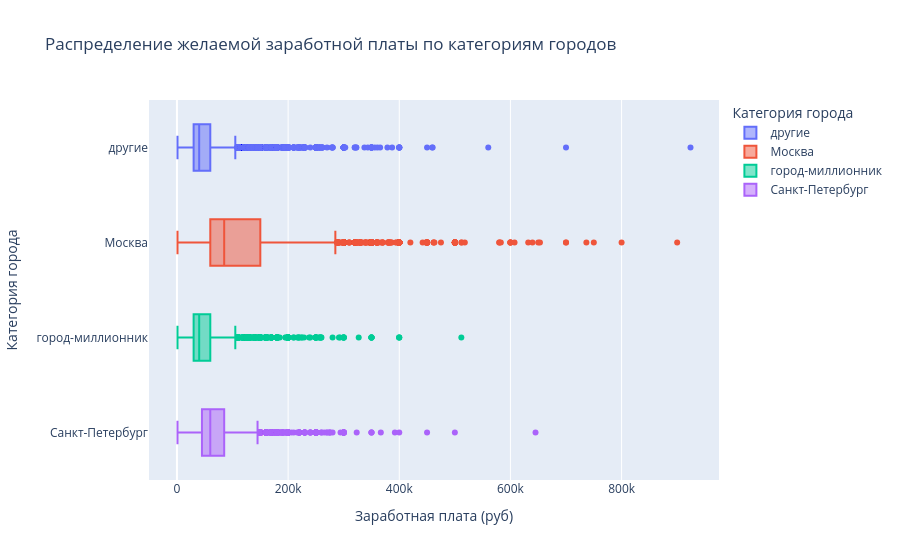

Notebook code cell kept with this figure:
### Markdown cell above
5. Постройте диаграмму, которая показывает распределение желаемой заработной платы (**"ЗП (руб)"**) в зависимости от города (**"Город"**). Используйте для диаграммы данные о резюме, где желая заработная плата меньше 1 млн рублей.
*Сделайте выводы по полученной диаграмме: как соотносятся медианные уровни желаемой заработной платы и их размах в городах? Как вы считаете, важен ли признак города при прогнозировании заработной платы?*

### Code cell
import plotly.express as px

# 1. Снова фильтруем тех, у кого ожидаемая ЗП меньше 1 миллиона (если вдруг датафрейм не фильтрован)
filtered_data = dst_data[dst_data['ЗП (руб)'] < 1000000]

# 2. Строим коробчатую диаграмму
fig = px.box(
    filtered_data,
    x="ЗП (руб)",
    y="Город",         # Группируем по городам
    color="Город",     # Для наглядности каждому городу свой цвет
    title="Распределение желаемой заработной платы по категориям городов",
    labels={"ЗП (руб)": "Заработная плата (руб)", "Город": "Категория города"}
)

fig.show()
fig.write_html("Pics/salary_by_city.html")

### Figure 1 — Plotly figure (JSON) as saved in the notebook; plotly's stock layout.template omitted (floating-point values rounded to 4 significant figures; data arrays with more than 128 entries replaced by an {"elided": "..."} marker saying what was removed)
{"data": [{"alignmentgroup": "True", "hovertemplate": "Категория города=%{y}<br>Заработная плата (руб)=%{x}<extra></extra>", "legendgroup": "другие", "marker": {"color": "#636efa"}, "name": "другие", "notched": false, "offsetgroup": "другие", "orientation": "h", "showlegend": true, "type": "box", "x": {"elided": "15739 float values"}, "x0": " ", "xaxis": "x", "y": {"elided": "15739 str values"}, "y0": " ", "yaxis": "y"}, {"alignmentgroup": "True", "hovertemplate": "Категория города=%{y}<br>Заработная плата (руб)=%{x}<extra></extra>", "legendgroup": "Москва", "marker": {"color": "#EF553B"}, "name": "Москва", "notched": false, "offsetgroup": "Москва", "orientation": "h", "showlegend": true, "type": "box", "x": {"elided": "16537 float values"}, "x0": " ", "xaxis": "x", "y": {"elided": "16537 str values"}, "y0": " ", "yaxis": "y"}, {"alignmentgroup": "True", "hovertemplate": "Категория города=%{y}<br>Заработная плата (руб)=%{x}<extra></extra>", "legendgroup": "город-миллионник", "marker": {"color": "#00cc96"}, "name": "город-миллионник", "notched": false, "offsetgroup": "город-миллионник", "orientation": "h", "showlegend": true, "type": "box", "x": {"elided": "7297 float values"}, "x0": " ", "xaxis": "x", "y": {"elided": "7297 str values"}, "y0": " ", "yaxis": "y"}, {"alignmentgroup": "True", "hovertemplate": "Категория города=%{y}<br>Заработная плата (руб)=%{x}<extra></extra>", "legendgroup": "Санкт-Петербург", "marker": {"color": "#ab63fa"}, "name": "Санкт-Петербург", "notched": false, "offsetgroup": "Санкт-Петербург", "orientation": "h", "showlegend": true, "type": "box", "x": {"elided": "4911 float values"}, "x0": " ", "xaxis": "x", "y": {"elided": "4911 str values"}, "y0": " ", "yaxis": "y"}], "layout": {"boxmode": "overlay", "legend": {"title": {"text": "Категория города"}, "tracegroupgap": 0}, "title": {"text": "Распределение желаемой заработной платы по категориям городов"}, "xaxis": {"anchor": "y", "domain": [0, 1], "title": {"text": "Заработная плата (руб)"}}, "yaxis": {"anchor": "x", "categoryarray": ["Санкт-Петербург", "город-миллионник", "Москва", "другие"], "categoryorder": "array", "domain": [0, 1], "title": {"text": "Категория города"}}}}
